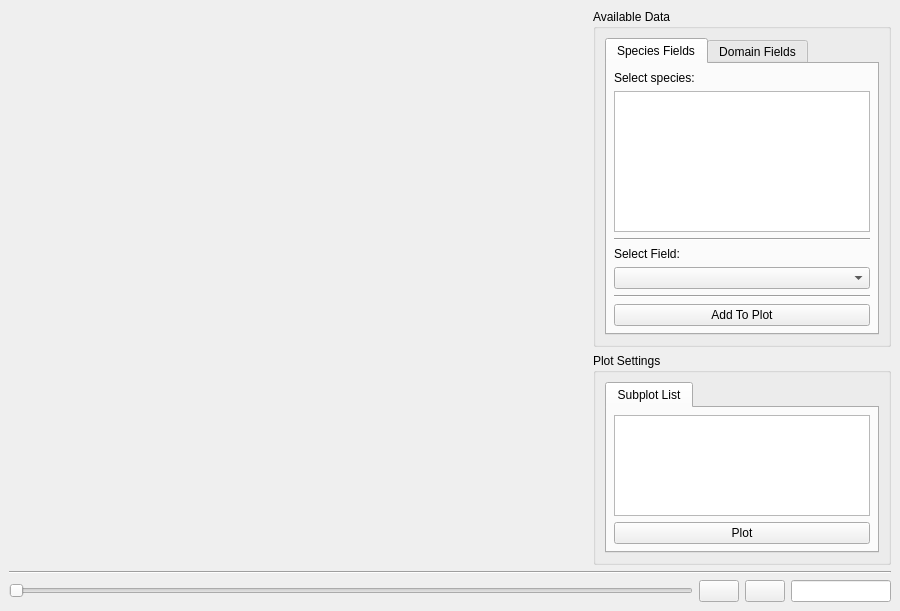
<?xml version="1.0" encoding="UTF-8"?>
<ui version="4.0">
 <class>Visualizer3Dmayavi</class>
 <widget class="QMainWindow" name="Visualizer3Dmayavi">
  <property name="geometry">
   <rect>
    <x>0</x>
    <y>0</y>
    <width>900</width>
    <height>611</height>
   </rect>
  </property>
  <property name="windowTitle">
   <string>3D Visualizer (Mayavi)</string>
  </property>
  <property name="windowIcon">
   <iconset>
    <normaloff>Icons/logo.png</normaloff>Icons/logo.png</iconset>
  </property>
  <widget class="QWidget" name="centralwidget">
   <property name="enabled">
    <bool>true</bool>
   </property>
   <layout class="QHBoxLayout" name="horizontalLayout_5">
    <item>
     <layout class="QGridLayout" name="gridLayout">
      <item row="1" column="1">
       <widget class="Line" name="line">
        <property name="orientation">
         <enum>Qt::Horizontal</enum>
        </property>
       </widget>
      </item>
      <item row="2" column="1">
       <layout class="QHBoxLayout" name="horizontalLayout_2">
        <item>
         <widget class="QSlider" name="timeStep_Slider">
          <property name="sizePolicy">
           <sizepolicy hsizetype="Expanding" vsizetype="Minimum">
            <horstretch>0</horstretch>
            <verstretch>0</verstretch>
           </sizepolicy>
          </property>
          <property name="orientation">
           <enum>Qt::Horizontal</enum>
          </property>
         </widget>
        </item>
        <item>
         <widget class="QPushButton" name="prevStep_Button">
          <property name="text">
           <string/>
          </property>
          <property name="icon">
           <iconset>
            <normaloff>Icons/icon-ios7-arrow-left-128.png</normaloff>Icons/icon-ios7-arrow-left-128.png</iconset>
          </property>
         </widget>
        </item>
        <item>
         <widget class="QPushButton" name="nextStep_Button">
          <property name="text">
           <string/>
          </property>
          <property name="icon">
           <iconset>
            <normaloff>Icons/icon-ios7-arrow-right-128.png</normaloff>Icons/icon-ios7-arrow-right-128.png</iconset>
          </property>
         </widget>
        </item>
        <item>
         <widget class="QLineEdit" name="timeStep_LineEdit">
          <property name="maximumSize">
           <size>
            <width>100</width>
            <height>16777215</height>
           </size>
          </property>
         </widget>
        </item>
       </layout>
      </item>
      <item row="0" column="1">
       <layout class="QHBoxLayout" name="horizontalLayout_3">
        <item>
         <widget class="QWidget" name="plot_Widget" native="true">
          <property name="minimumSize">
           <size>
            <width>500</width>
            <height>500</height>
           </size>
          </property>
          <layout class="QVBoxLayout" name="plotWidget_layout">
           <property name="leftMargin">
            <number>0</number>
           </property>
           <property name="topMargin">
            <number>0</number>
           </property>
           <property name="rightMargin">
            <number>0</number>
           </property>
           <property name="bottomMargin">
            <number>0</number>
           </property>
          </layout>
         </widget>
        </item>
        <item>
         <widget class="QWidget" name="widget_2" native="true">
          <property name="sizePolicy">
           <sizepolicy hsizetype="Maximum" vsizetype="Preferred">
            <horstretch>0</horstretch>
            <verstretch>0</verstretch>
           </sizepolicy>
          </property>
          <property name="maximumSize">
           <size>
            <width>16777215</width>
            <height>16777215</height>
           </size>
          </property>
          <layout class="QVBoxLayout" name="verticalLayout_3">
           <property name="leftMargin">
            <number>0</number>
           </property>
           <property name="topMargin">
            <number>0</number>
           </property>
           <property name="rightMargin">
            <number>0</number>
           </property>
           <property name="bottomMargin">
            <number>0</number>
           </property>
           <item>
            <widget class="QGroupBox" name="groupBox_3">
             <property name="maximumSize">
              <size>
               <width>16777215</width>
               <height>16777215</height>
              </size>
             </property>
             <property name="title">
              <string>Available Data</string>
             </property>
             <layout class="QVBoxLayout" name="verticalLayout_6">
              <item>
               <widget class="QTabWidget" name="tabWidget">
                <property name="maximumSize">
                 <size>
                  <width>16777215</width>
                  <height>16777215</height>
                 </size>
                </property>
                <property name="currentIndex">
                 <number>0</number>
                </property>
                <widget class="QWidget" name="tab">
                 <attribute name="title">
                  <string>Species Fields</string>
                 </attribute>
                 <layout class="QVBoxLayout" name="verticalLayout_5">
                  <property name="leftMargin">
                   <number>7</number>
                  </property>
                  <property name="topMargin">
                   <number>7</number>
                  </property>
                  <property name="rightMargin">
                   <number>7</number>
                  </property>
                  <property name="bottomMargin">
                   <number>7</number>
                  </property>
                  <item>
                   <widget class="QLabel" name="label">
                    <property name="text">
                     <string>Select species:</string>
                    </property>
                   </widget>
                  </item>
                  <item>
                   <widget class="QListView" name="selectedSpecies_listView">
                    <property name="maximumSize">
                     <size>
                      <width>16777215</width>
                      <height>16777215</height>
                     </size>
                    </property>
                   </widget>
                  </item>
                  <item>
                   <widget class="Line" name="line_3">
                    <property name="orientation">
                     <enum>Qt::Horizontal</enum>
                    </property>
                   </widget>
                  </item>
                  <item>
                   <widget class="QLabel" name="label_14">
                    <property name="text">
                     <string>Select Field:</string>
                    </property>
                   </widget>
                  </item>
                  <item>
                   <widget class="QComboBox" name="avSpeciesFields_comboBox"/>
                  </item>
                  <item>
                   <spacer name="verticalSpacer_5">
                    <property name="orientation">
                     <enum>Qt::Vertical</enum>
                    </property>
                    <property name="sizeHint" stdset="0">
                     <size>
                      <width>20</width>
                      <height>40</height>
                     </size>
                    </property>
                   </spacer>
                  </item>
                  <item>
                   <widget class="Line" name="line_4">
                    <property name="orientation">
                     <enum>Qt::Horizontal</enum>
                    </property>
                   </widget>
                  </item>
                  <item>
                   <widget class="QPushButton" name="addSpeciesField_Button">
                    <property name="sizePolicy">
                     <sizepolicy hsizetype="Minimum" vsizetype="Fixed">
                      <horstretch>0</horstretch>
                      <verstretch>0</verstretch>
                     </sizepolicy>
                    </property>
                    <property name="text">
                     <string>Add To Plot</string>
                    </property>
                   </widget>
                  </item>
                 </layout>
                </widget>
                <widget class="QWidget" name="tab_2">
                 <attribute name="title">
                  <string>Domain Fields</string>
                 </attribute>
                 <layout class="QVBoxLayout" name="verticalLayout_2">
                  <property name="leftMargin">
                   <number>7</number>
                  </property>
                  <property name="topMargin">
                   <number>7</number>
                  </property>
                  <property name="rightMargin">
                   <number>7</number>
                  </property>
                  <property name="bottomMargin">
                   <number>7</number>
                  </property>
                  <item>
                   <widget class="QLabel" name="label_16">
                    <property name="text">
                     <string>Select Field:</string>
                    </property>
                   </widget>
                  </item>
                  <item>
                   <widget class="QComboBox" name="av2DDomainFields_comboBox"/>
                  </item>
                  <item>
                   <spacer name="verticalSpacer">
                    <property name="orientation">
                     <enum>Qt::Vertical</enum>
                    </property>
                    <property name="sizeHint" stdset="0">
                     <size>
                      <width>20</width>
                      <height>145</height>
                     </size>
                    </property>
                   </spacer>
                  </item>
                  <item>
                   <widget class="Line" name="line_5">
                    <property name="orientation">
                     <enum>Qt::Horizontal</enum>
                    </property>
                   </widget>
                  </item>
                  <item>
                   <widget class="QPushButton" name="addDomainField_Button">
                    <property name="text">
                     <string>Add To Plot</string>
                    </property>
                   </widget>
                  </item>
                 </layout>
                </widget>
               </widget>
              </item>
             </layout>
            </widget>
           </item>
           <item>
            <widget class="QGroupBox" name="groupBox_4">
             <property name="title">
              <string>Plot Settings</string>
             </property>
             <layout class="QVBoxLayout" name="verticalLayout_8">
              <item>
               <widget class="QTabWidget" name="tabWidget_2">
                <property name="currentIndex">
                 <number>0</number>
                </property>
                <widget class="QWidget" name="tab_3">
                 <attribute name="title">
                  <string>Subplot List</string>
                 </attribute>
                 <layout class="QVBoxLayout" name="verticalLayout_9">
                  <property name="leftMargin">
                   <number>7</number>
                  </property>
                  <property name="topMargin">
                   <number>7</number>
                  </property>
                  <property name="rightMargin">
                   <number>7</number>
                  </property>
                  <property name="bottomMargin">
                   <number>7</number>
                  </property>
                  <item>
                   <widget class="QListWidget" name="fieldsToPlot_listWidget"/>
                  </item>
                  <item>
                   <widget class="QPushButton" name="plot_pushButton">
                    <property name="text">
                     <string>Plot</string>
                    </property>
                   </widget>
                  </item>
                 </layout>
                </widget>
               </widget>
              </item>
             </layout>
            </widget>
           </item>
          </layout>
         </widget>
        </item>
       </layout>
      </item>
     </layout>
    </item>
   </layout>
  </widget>
  <action name="actionOpen_Folder">
   <property name="text">
    <string>Open Folder</string>
   </property>
  </action>
  <action name="actionMake_video">
   <property name="text">
    <string>Create animation</string>
   </property>
  </action>
  <action name="actionAbout">
   <property name="text">
    <string>About</string>
   </property>
  </action>
  <action name="actionParticle_Tracker">
   <property name="text">
    <string>Particle Tracker</string>
   </property>
  </action>
  <action name="actionSimulation_parameters">
   <property name="text">
    <string>Simulation parameters</string>
   </property>
  </action>
 </widget>
 <resources/>
 <connections/>
</ui>
